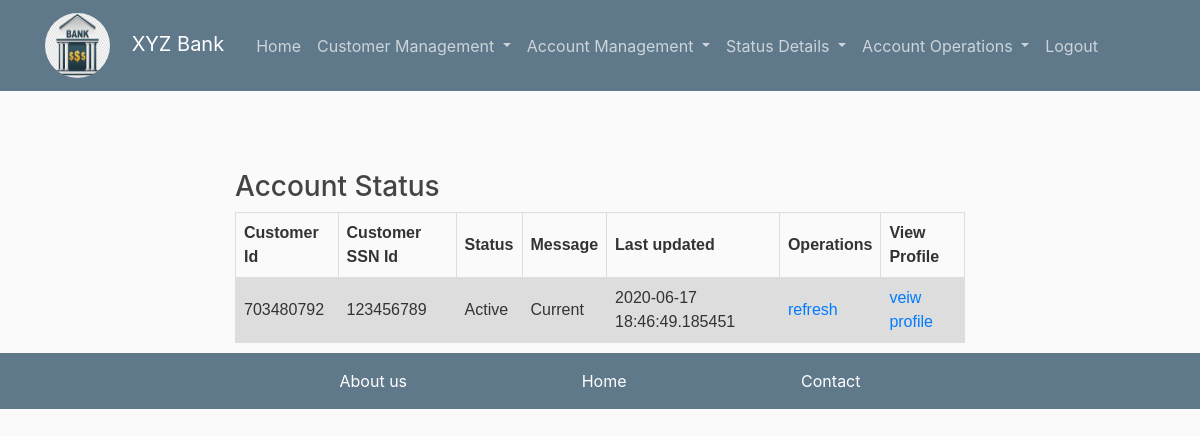
Page /status/acc (signed in) on the earlier database version.
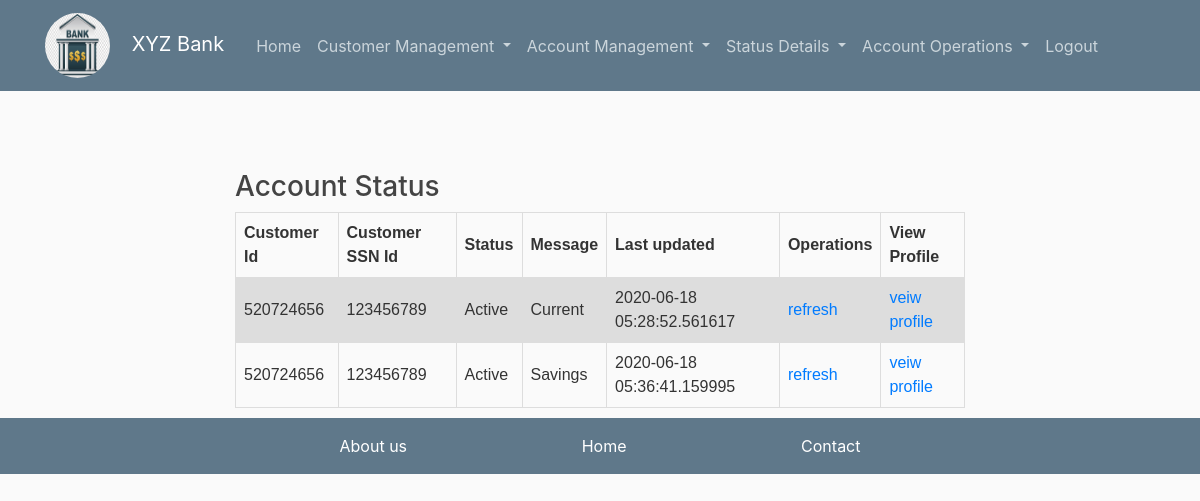
Same page on the later database version.
### flaskblog/models.py (models this page shows, shortened)
class Account(db.Model):
    __tablename__ = 'account'
    aid = db.Column(db.Integer, primary_key=True)
    acid=db.Column(db.Integer,db.ForeignKey('customer.cid'))
    accounttype= db.Column(db.String(100), nullable=False)
    balance = db.Column(db.Integer,nullable=False )
    status = db.Column(db.String(100),nullable= False)
    last_updated = db.Column(db.DateTime,nullable = False, default = datetime.utcnow)
    operation = db.relationship('Accountoperation', backref='accop', lazy='dynamic', primaryjoin="and_(Account.accounttype==Accountoperation.aaccounttype,Account.aid==Accountoperation.aaid)")
    customerrelo=db.relationship('Customer',backref='acc',lazy=True)

class Customer(db.Model):
    __tablename__ = 'customer'
    id = db.Column(db.Integer, primary_key=True)
    cid = db.Column(db.Integer, unique=True, )
    ssnid = db.Column(db.Integer,unique=True, nullable=False, )
    name = db.Column(db.String(20), nullable=False)
    age = db.Column(db.String(100), nullable=False)
    address = db.Column(db.String(100), nullable=False)
    city = db.Column(db.String(100), nullable=False)
    state= db.Column(db.String(100), nullable=False)
    status = db.Column(db.String(100),nullable= False)
    last_updated = db.Column(db.DateTime,nullable = False, default = datetime.utcnow)
    customerstatus = db.relationship('Customerstatus', backref='customersts', lazy='dynamic',primaryjoin="and_(Customer.ssnid==Customerstatus.cssnid,Customer.cid==Customerstatus.ccid,Customer.status==Customerstatus.cstatus)")
    accountrelo=db.relationship('Account',backref='custm',lazy=True)

### flaskblog/routes.py (the view)
@app.route("/status/<tags>",methods=['POST','GET'])
@login_required
def status(tags):
    if tags=='cust':
        data=Customer.query.all()
    elif tags=='acc':
        data=Account.query.all()
    return render_template('customer/customer_accstatus.html',tag=tags,items=data,legend='Account statement' ,title='Withdraw')

### flaskblog/models.py (called while the page is built)
@login_manager.user_loader
def load_user(user_id):
    return User.query.get(int(user_id))

### flaskblog/templates/customer/customer_accstatus.html
{%extends 'layout.html'%}
{%block content%}
    {%if tag=="cust"%}
        <div><h3>
            Customer Status
        </h3></div>
        <div id="customertables" style="padding-bottom: 10px; display: block;">
            <table>
                <tr>
                <th>Customer Id</th>
                <th>Customer SSN Id</th>
                <th>Status</th>
                <th>Type</th>
                <th>Last updated</th>
                <th>Operations</th>
                <th>View Profile</th>
                </tr>
                {% for item in items%}
                    <tr>
                        <td>{{item.cid}}</td>
                        <td>{{item.ssnid}}</td>
                        <td>{{item.status}}</td>
                        <td>GG</td>
                        <td>{{item.last_updated}}</td>
                        <td><a href="/">refresh</a></td>
                        <td><a href="#">veiw profile</a></td>
                    </tr>
                {%endfor%}
            </table>
        </div>
    {%elif tag=='acc'%}
        <div><h3>
            Account Status
        </h3></div>
        <div id="accounttables" style="padding-bottom: 10px; display: block;">
            <table>
                <tr>
                <th>Customer Id</th>
                <th>Customer SSN Id</th>
                <th>Status</th>
                <th>Message</th>
                <th>Last updated</th>
                <th>Operations</th>
                <th>View Profile</th>
                </tr>
                {% for item in items%}
                    <tr>
                        <td>{{item.custm.cid}}</td>
                        <td>{{item.custm.ssnid}}</td>
                        <td>{{item.status}}</td>
                        <td>{%if item.accounttype=="1"%}
                            Current
                            {%else%}
                            Savings
                            {%endif%}
                        </td>
                        <td>{{item.last_updated}}</td>
                        <td><a href="">refresh</a></td>
                        <td><a href="#">veiw profile</a></td>
                    </tr>
                {%endfor%}
            </table>
        </div>
    {%endif%}
{%endblock content%}

### flaskblog/templates/layout.html (shortened to what this page needs)
<!DOCTYPE html>
<html lang="en">
<head>
    <link rel="stylesheet" href="https://maxcdn.bootstrapcdn.com/bootstrap/4.0.0/css/bootstrap.min.css">
    <link rel="stylesheet" type="text/css" href="{{ url_for('static', filename='main.css') }}">
</head>
<body style='padding-top:10px'>
  <div class="container">
    <header class="site-header">
        <nav class="navbar navbar-expand-md navbar-dark bg-steel fixed-top">
          <div class="container">
            <a class="navbar-brand mr-4" href="/">
              <img class="rounded-circle article-img" src="{{ url_for('static', filename='profile_pics/bank.jpg' ) }}">
              XYZ Bank</a>
            <div class="collapse navbar-collapse" id="navbarToggle">
              <div class="navbar-nav mr-auto ">
                {% if current_user.is_authenticated %}
                  <a class="nav-item nav-link" href="{{ url_for('home') }}">Home</a>
                  <li class="nav-item dropdown">
                    <a class="nav-link dropdown-toggle" href="#" id="navbarDropdown" role="button" data-toggle="dropdown" aria-haspopup="true" aria-expanded="false">
                      Customer Management
                    </a>
                  </li>
                  <li class="nav-item dropdown">
                    <a class="nav-link dropdown-toggle" href="#" id="navbarDropdown" role="button" data-toggle="dropdown" aria-haspopup="true" aria-expanded="false">
                      Account Management
                    </a>
                  </li>
                  <li class="nav-item dropdown">
                    <a class="nav-link dropdown-toggle" href="#" id="navbarDropdown" role="button" data-toggle="dropdown" aria-haspopup="true" aria-expanded="false">
                      Status Details
                    </a>
                  </li>
                  <li class="nav-item dropdown">
                    <a class="nav-link dropdown-toggle" href="#" id="navbarDropdown" role="button" data-toggle="dropdown" aria-haspopup="true" aria-expanded="false">
                      Account Operations
                    </a>
                  </li>
                  <a class="nav-item nav-link" href="{{ url_for('logout') }}">Logout</a>
                {% else %}
                  <a class="nav-item nav-link" href="{{ url_for('login') }}">Login</a>
                {% endif %}
              </div>
            </div>
          </div>
        </nav>
      </header>
  </div>
      <main  role="main" class="container">
        <div class="row justify-content-md-center">
          <div class="col-md-8">
            {% block content %}{% endblock %}
          </div>
        </div>
      </main>
      <footer class="page-footer">
        <div class="row justify-content-md-center">
        <div class="col-sm-6 ">
          <nav class="navbar  navbar-light mr-auto ">
            <a class="nav-item nav-link" style="color: #ffffff" href="{{ url_for('about') }}">About us</a>
            <a class="nav-item nav-link" style="color: #ffffff" href="{{ url_for('home') }}">Home</a>
            <a class="nav-item nav-link" style="color: #ffffff" href="{{ url_for('contact') }}">Contact</a>
          </nav>
        </div>
      </div>
      </footer>
  </body>
</html>

### flaskblog/static/main.css (style rules this page uses)
html,body { background: #fafafa; color: #333333; margin-top: 5rem; }
h1, h2, h3, h4, h5, h6 { color: #444444; }
.page-footer { background-color: #5f788a; }
.bg-steel { background-color: #5f788a; }
.site-header .navbar-nav .nav-link { color: #cbd5db; }
.article-img { height: 65px; width: 65px; margin-right: 16px; }
table { font-family: arial, sans-serif; border-collapse: collapse; width: 100%; }
td, th { border: 1px solid #dddddd; text-align: left; padding: 8px; }
tr:nth-child(even) { background-color: #dddddd; }

Differences in the rows shown:
changed Account (number 1 of 2 on the later page): custm.cid "703480792" → "520724656"; last_updated "2020-06-17 18:46:49.185451" → "2020-06-18 05:28:52.561617"
added Account: custm.cid "520724656", custm.ssnid "123456789", status "Active", accounttype "Savings", last_updated "2020-06-18 05:36:41.159995"
